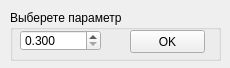
<?xml version="1.0" encoding="UTF-8"?>
<ui version="4.0">
 <class>GaussSigma</class>
 <widget class="QWidget" name="GaussSigma">
  <property name="geometry">
   <rect>
    <x>0</x>
    <y>0</y>
    <width>230</width>
    <height>68</height>
   </rect>
  </property>
  <property name="windowTitle">
   <string>Sigma</string>
  </property>
  <widget class="QGroupBox" name="groupBox">
   <property name="geometry">
    <rect>
     <x>10</x>
     <y>10</y>
     <width>211</width>
     <height>51</height>
    </rect>
   </property>
   <property name="title">
    <string>Выберете параметр</string>
   </property>
   <widget class="QPushButton" name="btnOk">
    <property name="geometry">
     <rect>
      <x>120</x>
      <y>20</y>
      <width>75</width>
      <height>23</height>
     </rect>
    </property>
    <property name="text">
     <string>OK</string>
    </property>
   </widget>
   <widget class="QDoubleSpinBox" name="sigmaBox">
    <property name="geometry">
     <rect>
      <x>10</x>
      <y>20</y>
      <width>81</width>
      <height>21</height>
     </rect>
    </property>
    <property name="decimals">
     <number>3</number>
    </property>
    <property name="minimum">
     <double>0.300000000000000</double>
    </property>
    <property name="maximum">
     <double>5.000000000000000</double>
    </property>
    <property name="singleStep">
     <double>0.001000000000000</double>
    </property>
    <property name="value">
     <double>0.300000000000000</double>
    </property>
   </widget>
  </widget>
 </widget>
 <layoutdefault spacing="6" margin="11"/>
 <resources/>
 <connections/>
</ui>
